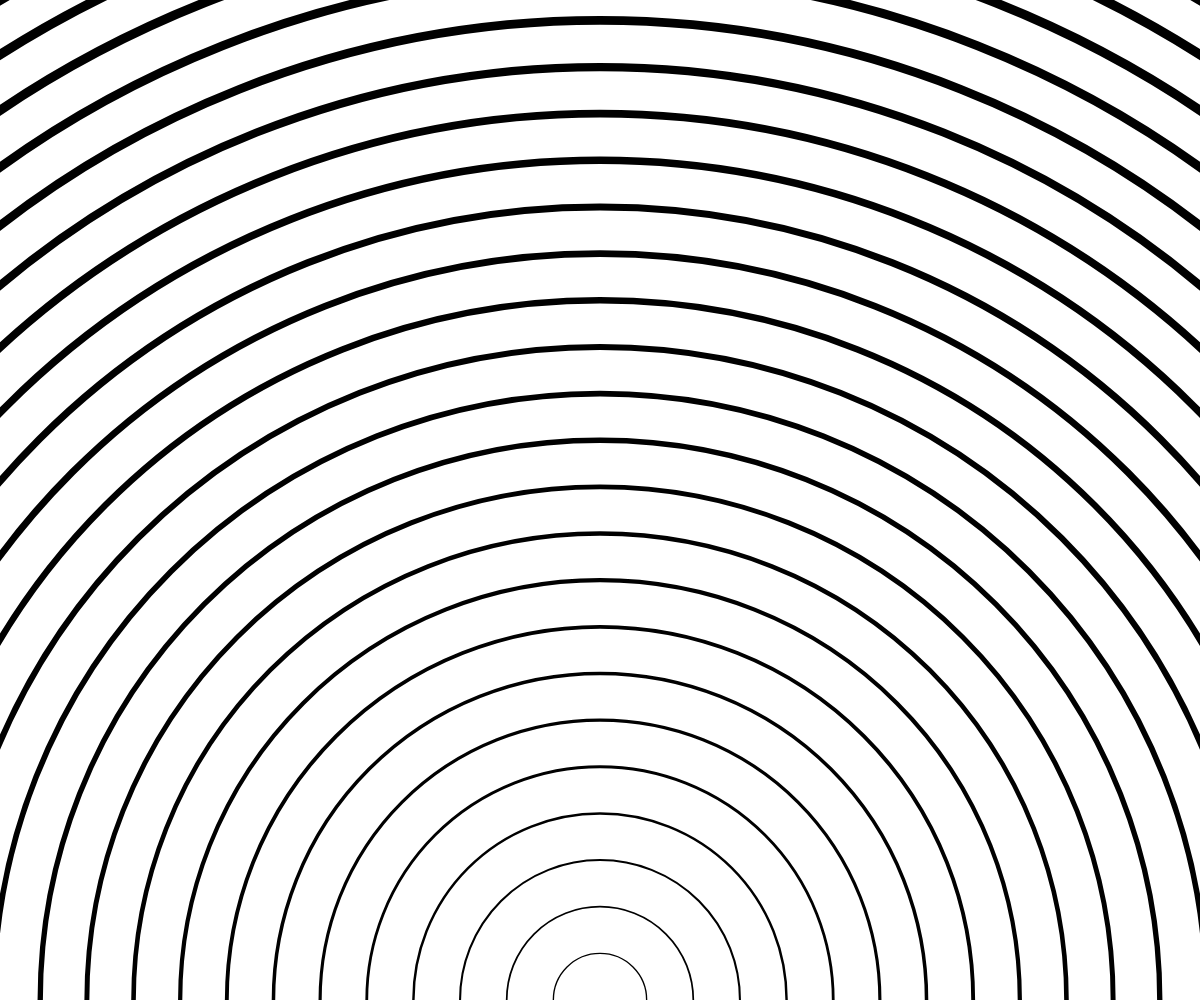
Frame 1 (no input)
Frame 2 (the mouse pressed at the canvas centre, redrawn once): identical to frame 1, image omitted

The p5.js sketch that drew this single still picture (run headless with seeded random() and noise() and a simulated clock; the mouse was pressed at the canvas centre and the sketch redrawn once):

// p5.js sketch
// ── sketch.js
function setup() {
  createCanvas(windowWidth, windowHeight);
}

function draw() {
  background(220);
  fill(255); 
  stroke(0); 

  let centerX = width / 2;
  let centerY = height;

  let maxRadius = dist(centerX, centerY, 0, 0); 
  let maxDiameter = maxRadius * 2;

  let totalCircles = 25; 
  let sizeStep = maxDiameter / totalCircles;

  for (let i = totalCircles; i > 0; i--) {
    let diameter = i * sizeStep;

    let currentStrokeWeight = map(diameter, 0, maxDiameter, 1, 10);
    strokeWeight(currentStrokeWeight);
    
    circle(centerX, centerY, diameter);
  }

  noLoop(); 
}

function windowResized() {
  resizeCanvas(windowWidth, windowHeight);
  redraw();
}
